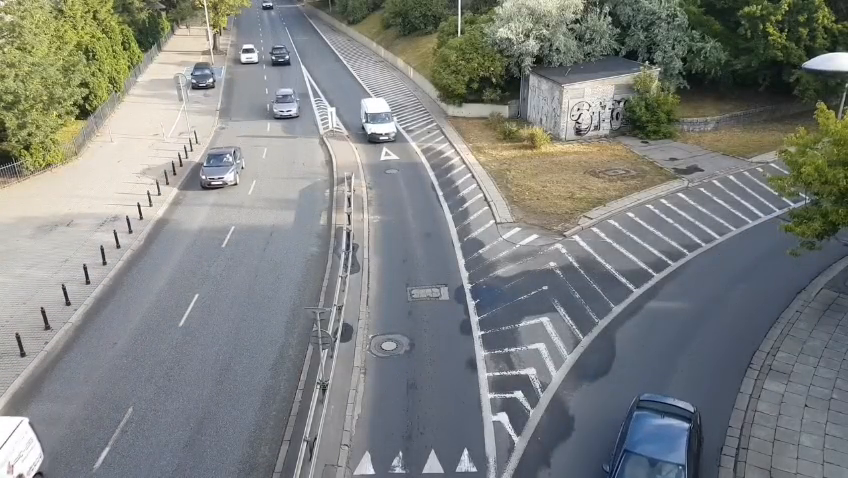
#> input picture frame 62 of video.mp4, 848 x 478 px
$ python velocidad.py
#> lines starting #> are read from the running program, lines starting #| are printed output that depends on the picture; after the words box and inside, x2 and y2 are one past the last pixel; in counts of white or black regions, pixels touching at a corner belong together
### mascara.py
import cv2
import numpy as np

# ── Parámetros ideales (fijos) ─────────────────────────────────────────────────
CONTRASTE   = 1.4
GAMMA       = 0.1
BLUR_VAL    = 0
NUEVO_ANCHO = 680
NUEVO_ALTO  = 480

# ── Parámetros morfológicos (ajusta según lo que encontraste) ──────────────────
BG_METODO    = 'MOG2'
MORFO_OP     = 3          # 0=Erosion 1=Dilatacion 2=Apertura 3=Cierre
KERNEL_FORMA = 1          # 0=Rect 1=Elipse 2=Cruz
KERNEL_SIZE  = 7
ITERACIONES  = 2
AREA_MIN     = 800        # área mínima en px² para considerar un contorno como vehículo

# ── Polígono ROI ───────────────────────────────────────────────────────────────
puntos_roi = np.array([
    [238,  63],
    [276,  58],
    [326, 130],
    [405, 470],
    [272, 470],
    [281, 130],
], dtype=np.int32)

mascara_roi = np.zeros((NUEVO_ALTO, NUEVO_ANCHO), dtype=np.uint8)
cv2.fillPoly(mascara_roi, [puntos_roi], 255)
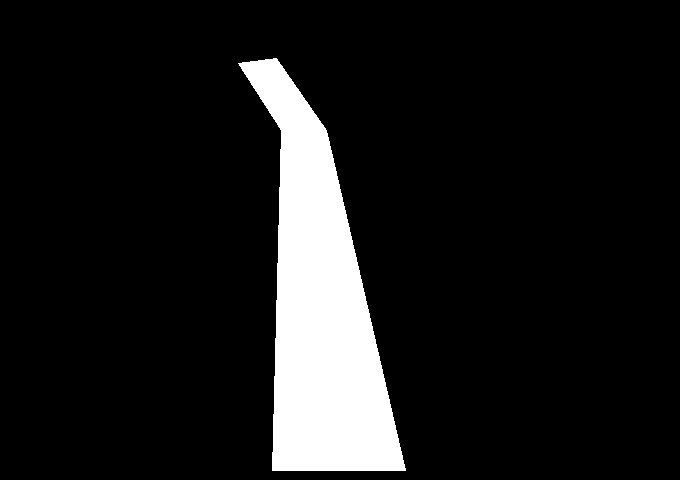
#> mascara_roi: shape (480, 680); 10.3% white; 1 white region, box (x1, y1, x2, y2) and area: (238, 58, 406, 471) 33755
x_bb, y_bb, w_bb, h_bb = cv2.boundingRect(puntos_roi)

# ── Tabla gamma ────────────────────────────────────────────────────────────────
tabla_gamma = np.array([
    np.clip(((i / 255.0) ** (1.0 / GAMMA)) * 255, 0, 255)
    for i in range(256)
], dtype=np.uint8)

# ── Sustractores de fondo ──────────────────────────────────────────────────────
sustractor_MOG2 = cv2.createBackgroundSubtractorMOG2(
    history=500, varThreshold=50, detectShadows=True
)
sustractor_KNN = cv2.createBackgroundSubtractorKNN(
    history=500, dist2Threshold=400.0, detectShadows=True
)
sustractor = sustractor_MOG2 if BG_METODO == 'MOG2' else sustractor_KNN


# ══════════════════════════════════════════════════════════════════════════════
# FUNCIONES BASE
# ══════════════════════════════════════════════════════════════════════════════

def preprocesar_frame(frame):
    frame_r = cv2.resize(frame, (NUEVO_ANCHO, NUEVO_ALTO))
    gris = cv2.cvtColor(frame_r, cv2.COLOR_BGR2GRAY)
    gris = np.clip(gris.astype(np.float32) * CONTRASTE, 0, 255).astype(np.uint8)
    gris = cv2.LUT(gris, tabla_gamma)
    return frame_r, gris


def obtener_mascara_fg(gris):
    """BG subtraction + eliminar sombras + restricción al ROI."""
    fg = sustractor.apply(gris)
    _, fg = cv2.threshold(fg, 200, 255, cv2.THRESH_BINARY)
    fg = cv2.bitwise_and(fg, fg, mask=mascara_roi)
    return fg


def aplicar_morfologia(mascara):
    """Limpieza morfológica con los parámetros fijos encontrados."""
    shapes = {0: cv2.MORPH_RECT, 1: cv2.MORPH_ELLIPSE, 2: cv2.MORPH_CROSS}
    ops    = {0: cv2.MORPH_ERODE, 1: cv2.MORPH_DILATE, 2: cv2.MORPH_OPEN, 3: cv2.MORPH_CLOSE}
    k = KERNEL_SIZE if KERNEL_SIZE % 2 == 1 else KERNEL_SIZE + 1
    kernel = cv2.getStructuringElement(shapes[KERNEL_FORMA], (k, k))
    return cv2.morphologyEx(mascara, ops[MORFO_OP], kernel, iterations=ITERACIONES)


# ══════════════════════════════════════════════════════════════════════════════
# DETECCIÓN DE CONTORNOS Y CENTROIDE
# ══════════════════════════════════════════════════════════════════════════════

def detectar_vehiculo(mascara_limpia):
    """
    Encuentra todos los contornos externos en la máscara limpia.
    Selecciona el contorno de MAYOR área como el vehículo principal.
    Calcula el centroide usando momentos de imagen (cv2.moments).

    Retorna:
        contorno_principal : np.ndarray o None
        centroide          : (cx, cy) en coordenadas del frame completo, o None
        todos_contornos    : lista de todos los contornos detectados
        area_principal     : float, área del contorno principal
    """
    # ── 1. Encontrar contornos externos ───────────────────────────────────────
    # cv2.RETR_EXTERNAL  : solo contornos externos (ignora huecos internos)
    # cv2.CHAIN_APPROX_SIMPLE : comprime segmentos rectos, ahorra memoria
    contornos, _ = cv2.findContours(
        mascara_limpia,
        cv2.RETR_EXTERNAL,
        cv2.CHAIN_APPROX_SIMPLE
    )

    # Filtrar contornos por área mínima
    contornos_validos = [c for c in contornos if cv2.contourArea(c) >= AREA_MIN]

    if not contornos_validos:
        return None, None, [], 0.0

    # ── 2. Seleccionar el contorno principal (mayor área = vehículo) ──────────
    contorno_principal = max(contornos_validos, key=cv2.contourArea)
    area_principal     = cv2.contourArea(contorno_principal)

    # ── 3. Calcular centroide con momentos de imagen ──────────────────────────
    #
    # cv2.moments(contorno) devuelve un diccionario con los momentos espaciales:
    #   m00 = área del contorno
    #   m10 = suma de coordenadas x ponderadas
    #   m01 = suma de coordenadas y ponderadas
    #
    # Centroide: cx = m10 / m00
    #            cy = m01 / m00
    #
    momentos = cv2.moments(contorno_principal)

    centroide = None
    if momentos['m00'] != 0:
        cx = int(momentos['m10'] / momentos['m00'])
        cy = int(momentos['m01'] / momentos['m00'])
        centroide = (cx, cy)

    return contorno_principal, centroide, contornos_validos, area_principal


def dibujar_resultado(frame_color, contorno_principal, centroide,
                      todos_contornos, area_principal, rastro):
    """
    Dibuja sobre el frame:
      - Todos los contornos válidos en verde claro
      - Contorno principal del vehículo en verde brillante
      - Bounding box del contorno principal en azul
      - Cruz + círculo en el centroide
      - Rastro de posiciones anteriores del centroide
      - Información numérica en pantalla
    """
    display = frame_color.copy()

    # Polígono ROI de referencia
    cv2.polylines(display, [puntos_roi], isClosed=True,
                  color=(0, 200, 255), thickness=1)

    if todos_contornos:
        # Todos los contornos válidos (verde tenue)
        cv2.drawContours(display, todos_contornos, -1, (0, 180, 80), 1)

    if contorno_principal is not None:
        # Contorno principal del vehículo (verde brillante, grueso)
        cv2.drawContours(display, [contorno_principal], -1, (0, 255, 0), 2)

        # Bounding box en azul
        bx, by, bw, bh = cv2.boundingRect(contorno_principal)
        cv2.rectangle(display, (bx, by), (bx + bw, by + bh),
                      (255, 100, 0), 1)

        # Info de área junto al bbox
        cv2.putText(display, f'Area: {int(area_principal)} px2',
                    (bx, by - 8), cv2.FONT_HERSHEY_SIMPLEX,
                    0.45, (255, 200, 0), 1)

    if centroide is not None:
        cx, cy = centroide

        # Rastro de trayectoria: puntos anteriores con degradado de color
        for i, punto in enumerate(rastro):
            alpha = int(255 * (i + 1) / len(rastro))   # más brillante = más reciente
            cv2.circle(display, punto, 2, (0, alpha, 255 - alpha), -1)

        # Cruz del centroide
        tam_cruz = 12
        cv2.line(display,
                 (cx - tam_cruz, cy), (cx + tam_cruz, cy),
                 (0, 0, 255), 2)
        cv2.line(display,
                 (cx, cy - tam_cruz), (cx, cy + tam_cruz),
                 (0, 0, 255), 2)

        # Círculo exterior del centroide
        cv2.circle(display, (cx, cy), 6, (0, 0, 255), 2)

        # Coordenadas del centroide en pantalla
        cv2.putText(display, f'Centroide: ({cx}, {cy})',
                    (cx + 14, cy - 6), cv2.FONT_HERSHEY_SIMPLEX,
                    0.5, (0, 0, 255), 1)

    # Panel de información superior
    cv2.putText(display,
                f'BG: {BG_METODO}  |  Contornos validos: {len(todos_contornos)}',
                (10, 22), cv2.FONT_HERSHEY_SIMPLEX, 0.55, (255, 255, 0), 2)

    estado      = f'Vehiculo detectado  Area={int(area_principal)}px2' \
                  if contorno_principal is not None else 'Sin vehiculo en ROI'
    color_estado = (0, 255, 100) if contorno_principal is not None else (0, 100, 255)
    cv2.putText(display, estado,
                (10, 46), cv2.FONT_HERSHEY_SIMPLEX, 0.55, color_estado, 2)

    return display


# ══════════════════════════════════════════════════════════════════════════════
# MODO 1 — Visualización interactiva
# ══════════════════════════════════════════════════════════════════════════════
# [54 lines left out: function modo_visualizacion, not called in this run]


# ══════════════════════════════════════════════════════════════════════════════
# MODO 2 — Exportar video anotado + CSV con trayectoria del centroide
# ══════════════════════════════════════════════════════════════════════════════
def modo_exportar(video_path: str,
                  output_video: str = 'video_contorno.mp4',
                  output_csv:   str = 'trayectoria_centroide.csv'):
#> called with video_path = 'video.mp4', output_video = 'video_contorno.mp4', output_csv = 'trayectoria_centroide.csv'
    import csv

    cap = cv2.VideoCapture(video_path)
    if not cap.isOpened():
        print(f"Error: no se pudo abrir '{video_path}'")
        return

    fps   = cap.get(cv2.CAP_PROP_FPS) or 30
    total = int(cap.get(cv2.CAP_PROP_FRAME_COUNT))

    fourcc = cv2.VideoWriter_fourcc(*'mp4v')
    out    = cv2.VideoWriter(output_video, fourcc, fps,
                             (NUEVO_ANCHO, NUEVO_ALTO), isColor=True)

    rastro = []

    with open(output_csv, 'w', newline='') as f:
        writer = csv.writer(f)
        # Encabezado del CSV
        writer.writerow(['frame', 'centroide_x', 'centroide_y',
                         'area_px2', 'bbox_x', 'bbox_y', 'bbox_w', 'bbox_h'])

        print(f"Exportando '{output_video}' y '{output_csv}' ...")

        for idx in range(total):
            ret, frame = cap.read()
            if not ret:
                break

            frame_r, gris  = preprocesar_frame(frame)
            mascara_fg     = obtener_mascara_fg(gris)
            mascara_limpia = aplicar_morfologia(mascara_fg)

            contorno, centroide, todos, area = detectar_vehiculo(mascara_limpia)

            if centroide is not None:
                rastro.append(centroide)
                if len(rastro) > 40:
                    rastro.pop(0)
                bx, by, bw, bh = cv2.boundingRect(contorno)
                writer.writerow([idx, centroide[0], centroide[1],
                                  int(area), bx, by, bw, bh])
            else:
                # Frame sin detección → fila vacía para mantener índice
                writer.writerow([idx, '', '', '', '', '', '', ''])

            display = dibujar_resultado(frame_r, contorno, centroide,
                                        todos, area, rastro)
            out.write(display)

            if idx % 50 == 0:
                print(f"  {idx}/{total}  ({idx / total * 100:.1f}%)")
#> this loop made 31 passes
#> (area_principal in detectar_vehiculo, area) on passes 1, 6, 7, 8, 9, 15, 17, 21: (11219.5, 11219.5), (1117, 1117), (1055.5, 1055.5), (1023.5, 1023.5), (987, 987), (902, 902), (808.5, 808.5), (1039, 1039)
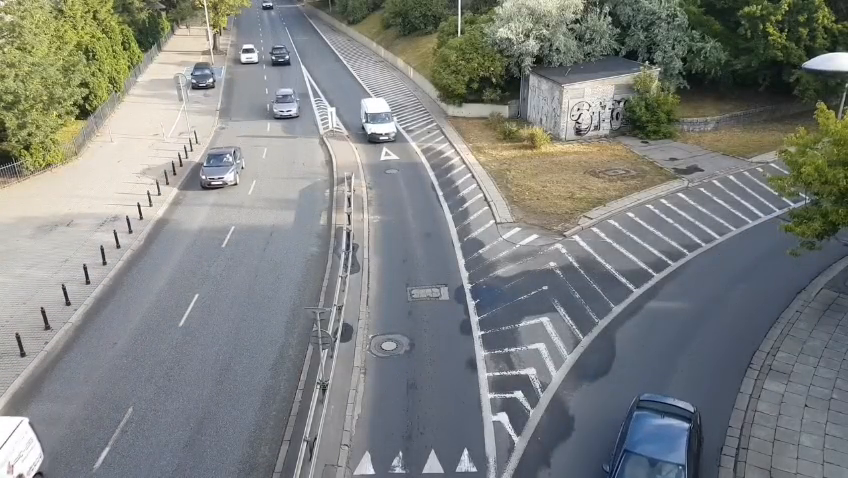
#> input picture frame 62 of video.mp4, 848 x 478 px
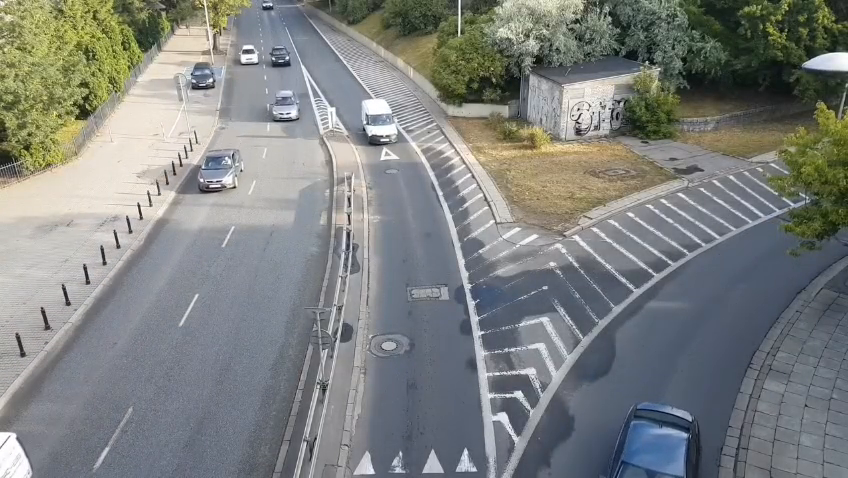
#> input picture frame 63 of video.mp4, 848 x 478 px
#> after the loop:
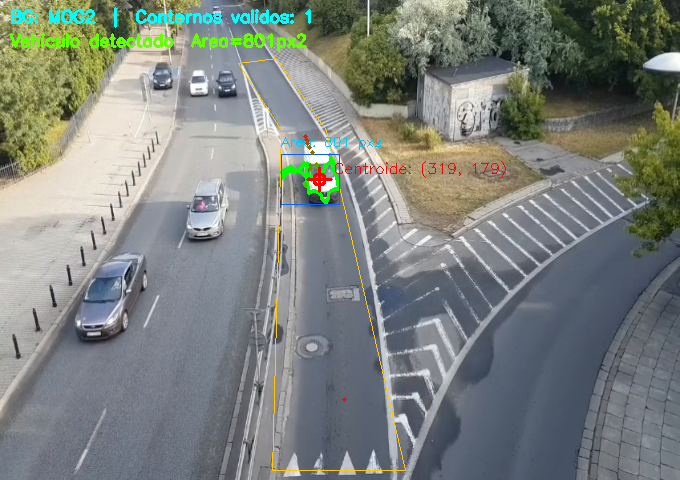
#> display: shape (480, 680, 3); mean B, G, R 125.5, 130.4, 124.7
#> after the loop:
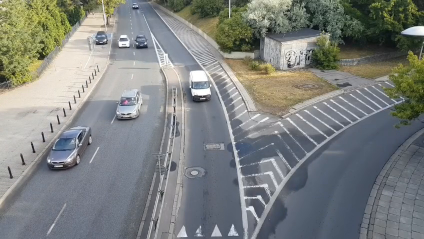
#> frame: shape (478, 848, 3) (shown at 1/2 size); mean B, G, R 126.5, 129.2, 125.8
#> after the loop:
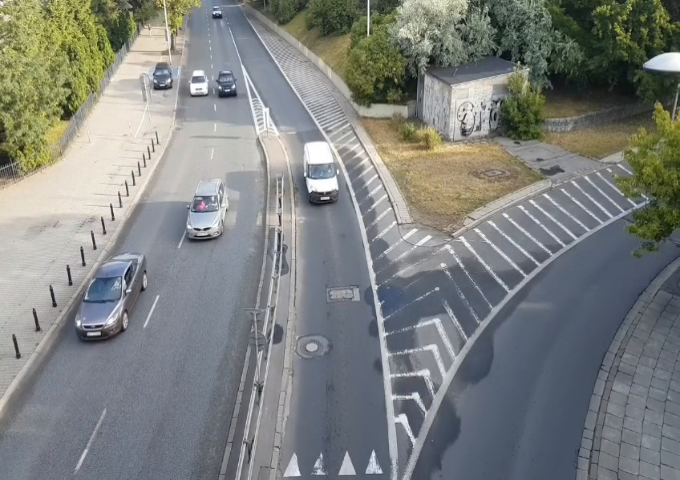
#> frame_r: shape (480, 680, 3); mean B, G, R 126.4, 129.1, 125.7
#> after the loop:
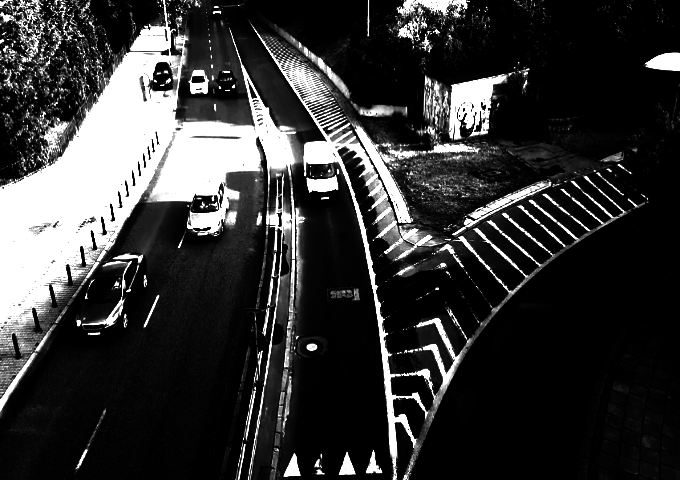
#> gris: shape (480, 680); min 0, max 255, mean 53.9
#> after the loop:
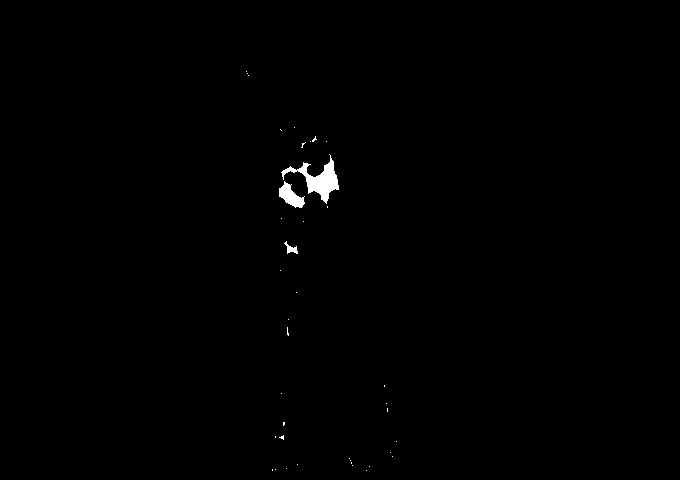
#> mascara_limpia: shape (480, 680); 0.44% white; 39 white regions (36 under 20 px), largest, box (x1, y1, x2, y2) and area: (281, 154, 339, 204) 904, (279, 181, 305, 208) 354, (284, 241, 298, 254) 77
#> after the loop, rastro = [(344, 399), (305, 136), (306, 139), (307, 140), (307, 143), (309, 147), (312, 152), (310, 165), (310, 168), (316, 164), (317, 167), (305, 185), (304, 183), (311, 179), (320, 177), (319, 179)]

    cap.release()
    out.release()
    print(f"Listo.\n  Video  → '{output_video}'\n  CSV    → '{output_csv}'")


# ══════════════════════════════════════════════════════════════════════════════
# ENTRY POINT
# ══════════════════════════════════════════════════════════════════════════════
# [4 lines that do not run on import are left out]

    # Para exportar video anotado + CSV con la trayectoria del centroide:
    # modo_exportar(VIDEO)

### velocidad.py
# ══════════════════════════════════════════════════════════════════════════════
# MÓDULO: ANÁLISIS CINEMÁTICO DEL CENTROIDE
# ══════════════════════════════════════════════════════════════════════════════
# Referencia de escala:
#   Puntos medios del ROI: [326, 130] (medio derecho) y [281, 130] (medio izquierdo)
#   Distancia horizontal en píxeles: |326 - 281| = 45 px
#   Distancia real conocida: 4 metros
#   => Factor de escala: 4.0 / 45.0 ≈ 0.0889 m/px

import pandas as pd
import numpy as np
import matplotlib.pyplot as plt
import matplotlib.gridspec as gridspec
from mascara import modo_exportar

ESCALA_M_PX = 4.0 / 45.0   # metros por píxel


# [160 lines left out: functions calcular_cinematica, graficar_cinematica, resumen_cinematico, not called in this run]


# ══════════════════════════════════════════════════════════════════════════════
# USO — agregar al bloque __main__
# ══════════════════════════════════════════════════════════════════════════════
if __name__ == '__main__':
    VIDEO = 'video.mp4'
    CSV   = 'trayectoria_centroide.csv'
    FPS   = 30.0   # <-- ajusta al FPS real de tu video

    # Paso 1: generar CSV con la trayectoria
    modo_exportar(VIDEO, output_csv=CSV)

    # Paso 2: análisis cinemático
    df_cinem = calcular_cinematica(CSV, fps=FPS)
    resumen_cinematico(df_cinem)
    graficar_cinematica(df_cinem, fps=FPS)

    # Opcional: guardar gráfica
    # graficar_cinematica(df_cinem, fps=FPS, guardar=True, output_path='cinematica.png')

    # Opcional: exportar CSV enriquecido con todas las columnas cinemáticas
    # df_cinem.to_csv('cinematica_completa.csv', index=False)

$ run again, starting later in the video
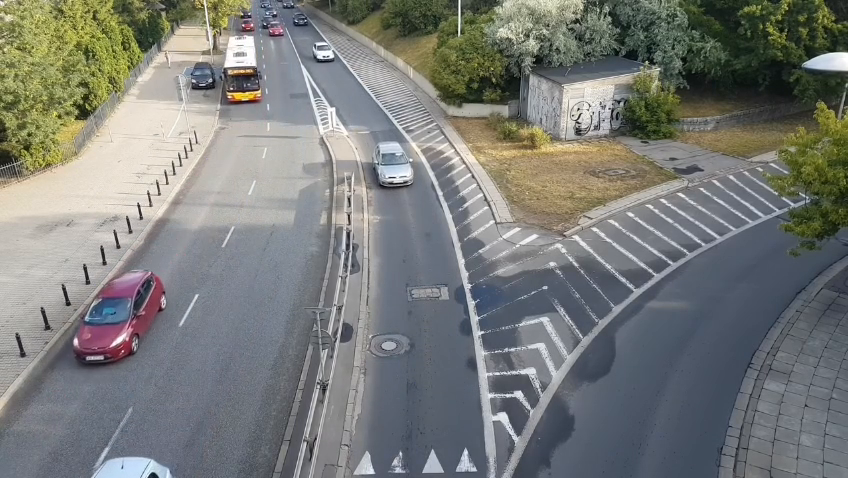
#> input picture frame 500 of video.mp4, 848 x 478 px
#> mascara_roi: shape (480, 680); 10.3% white; 1 white region, box (x1, y1, x2, y2) and area: (238, 58, 406, 471) 33755
#> the loop in modo_exportar, `for idx in range(total):` made 31 passes
#> (area_principal in detectar_vehiculo, area) on passes 1, 6, 7, 12, 16, 17, 18, 19: (13622, 13622), (1144.5, 1144.5), (1226.5, 1226.5), (891.5, 891.5), (1008, 1008), (1185, 1185), (834, 834), (883, 883)
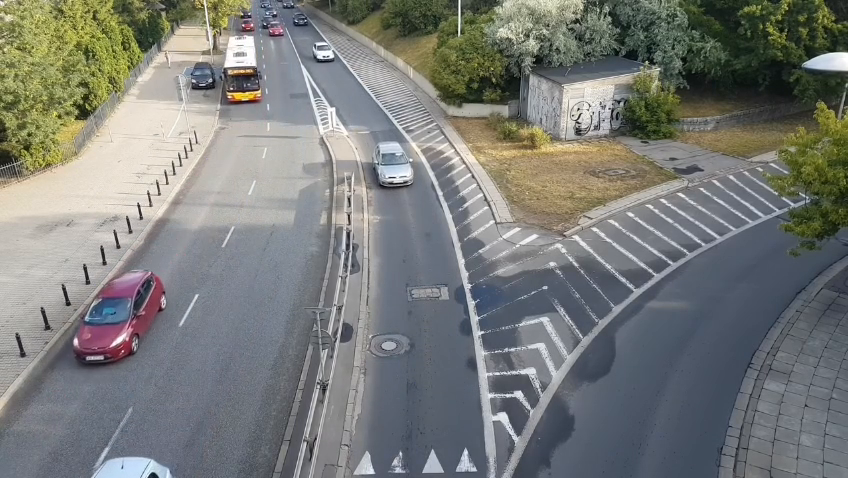
#> input picture frame 500 of video.mp4, 848 x 478 px
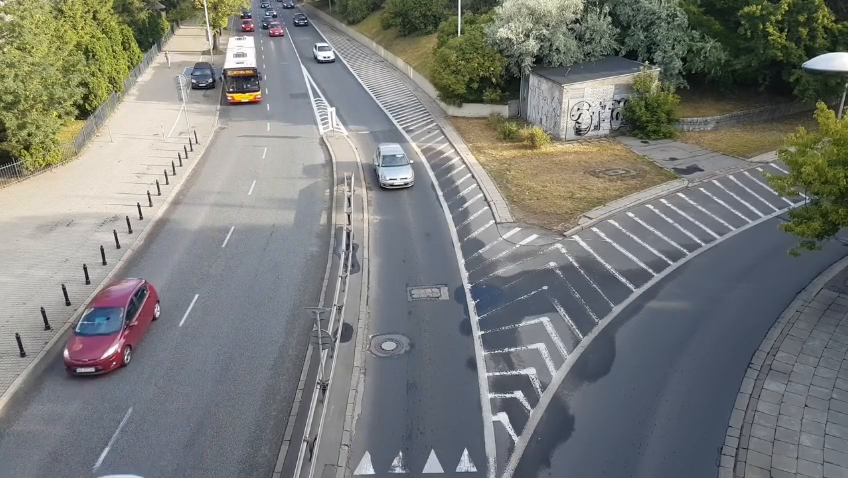
#> input picture frame 501 of video.mp4, 848 x 478 px
#> after the loop in modo_exportar, `for idx in range(total):`:
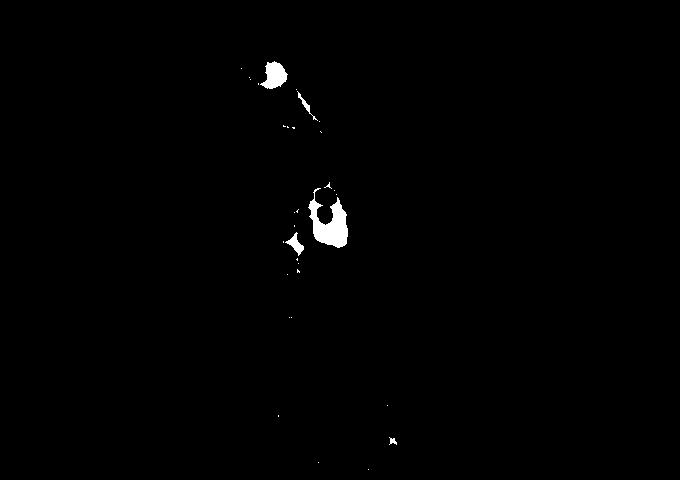
#> mascara_limpia: shape (480, 680); 0.62% white; 32 white regions (27 under 20 px), largest, box (x1, y1, x2, y2) and area: (308, 188, 348, 248) 1182, (260, 61, 288, 89) 480, (285, 232, 304, 256) 172, (297, 91, 318, 121) 90, (389, 437, 397, 445) 35
#> after the loop in modo_exportar, `for idx in range(total):`: rastro = [(343, 390), (315, 171), (314, 172), (321, 187), (319, 193), (315, 198), (317, 195), (317, 197), (320, 202), (320, 204), (320, 203), (324, 208), (327, 213), (327, 214), (328, 216), (329, 219), (329, 222), (328, 223), (329, 225)]
